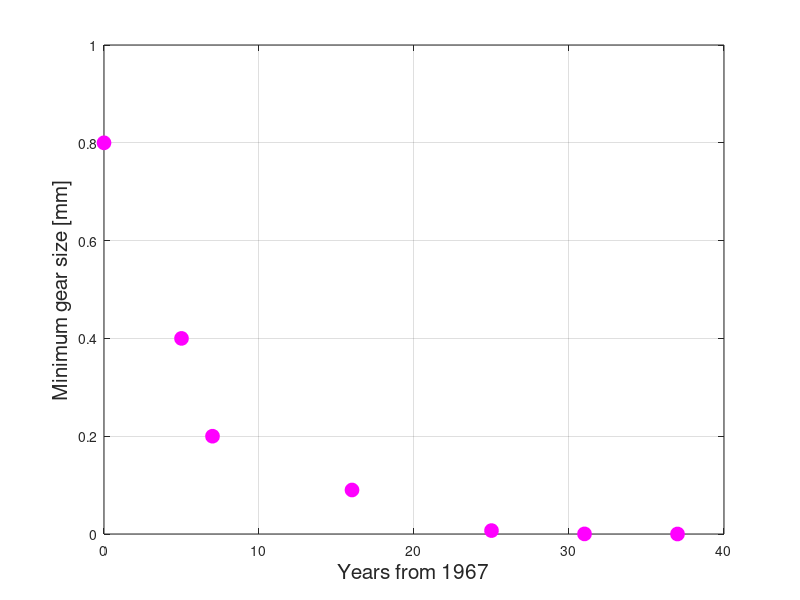

This figure's MATLAB source:
%% Eddie Molina   ENGR 1300-009   NOV-30-16
% Problem Statement: Create proper plot of the gear size versus the number
% of years from 1967 assuming the data area experimental.
clc; clear; close;
%% Proper plot
Y = [0 5 7 16 25 31 37];                            % Years frin 1967
S = [0.8 0.4 0.2 0.09 0.007 .0002 .000008];         % minimum gear size [mm]
figure('color', 'w')
plot(Y, S, 'om', 'MarkerFaceColor', 'm', 'MarkerSize', 10)
axis([0 40 0 1])
xlabel('Years from 1967', 'FontSize', 15)
ylabel('Minimum gear size [mm]', 'FontSize', 15)
grid on

